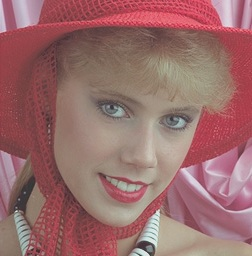
#> input picture CC17/sample.jpg, 252 x 256 px
$ python nimish_agarwal17.py
#> lines starting #> are read from the running program, lines starting #| are printed output that depends on the picture
#Submission 17
from PIL import Image

# open image file
img = Image.open("sample.jpg")
#> img is the input picture: PIL image 252x256 RGB; mean R, G, B 153.5, 107.6, 107
# conert image format into GreySale
img = img.convert('L')
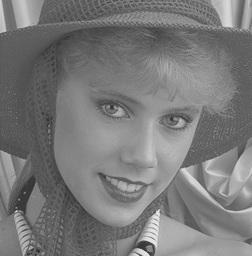
#> img: PIL image 252x256 L; min 46, max 235, mean 121.3
#ROtateimage by 90 clockwise
img = img.rotate(-90)
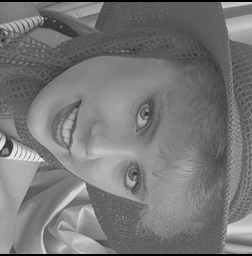
#> img: PIL image 252x256 L; min 0, max 235, mean 119.2
#calculate width and height on image
w,h = img.size
#> w = 252; h = 256
#get center Coordinates of image
hw,hh = w/2,h/2
#> hw = 126; hh = 128
#crop image by width = 160,height = 204
img = img.crop((hw-80,hh-102,hw+80,hh+102))
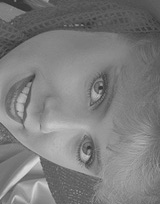
#> img: PIL image 160x204 L; min 49, max 224, mean 124.7
#Create thumbnail of 75,75
img.thumbnail((75,75))
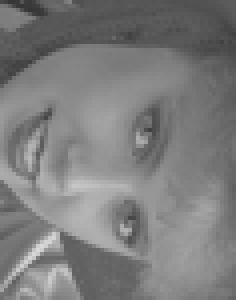
#> img: PIL image 59x75 L (shown 4 times larger); min 54, max 217, mean 124.7
#Save img in newSample.jpg
img.save('newSample.jpg')

print("newSample.jpg")
